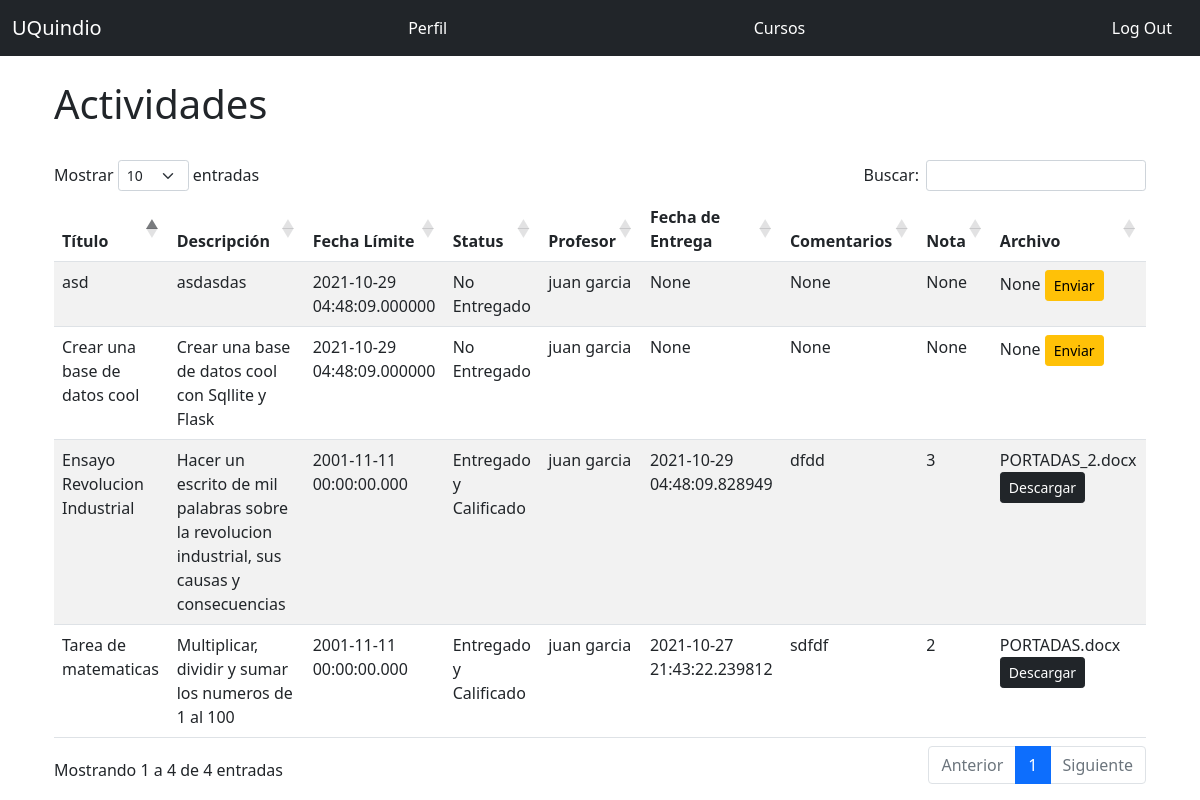
The page /activities/5 (signed in) on the database its author committed.
### app.py (models this page shows, shortened)
class Homework(db.Model):
    __tablename__ = 'homework'
    id = db.Column(db.Integer, primary_key = True)
    title = db.Column(db.String(128))
    description = db.Column(db.Text)
    limit_date = db.Column(db.DateTime, default=datetime.utcnow)
    status = db.Column(db.String)
    student_comment = db.Column(db.Text)
    grade = db.Column(db.DECIMAL(5,2))
    date_sent = db.Column(db.DateTime)
    file_url = db.Column(db.String)
    enrollment_id = db.Column(db.Integer, db.ForeignKey('enrollment.id'))

class Teacher(UserMixin, db.Model):
    __tablename__ = 'teachers'
    id = db.Column(db.Integer, primary_key = True)
    email = db.Column(db.String(64), unique=True, index=True)
    username = db.Column(db.String(64), unique=True, index=True)
    name = db.Column(db.String(64))
    last_name = db.Column(db.String(64))
    cc = db.Column(db.Integer, unique=True, index=True)
    age = db.Column(db.Integer)
    genre = db.Column(db.CHAR)
    password_hash = db.Column(db.String(128))
    role_id = db.Column(db.Integer, db.ForeignKey('roles.id'))
    course_list = db.relationship("Course",uselist=True, backref="teacher",lazy="subquery")
    @property
    def password(self):
        raise AttributeError('password no es un atributo legible')

### app.py (the view)
@app.route('/activities/<int:enrollment_id>', methods=['GET', 'POST'])
@login_required
def activities(enrollment_id):
    result = db.session.execute('Select courses.name As course, teachers.name As teacher_name, teachers.last_name As teacher_last_name, homework.title As homework, enrollment.id As enrollment, homework.description, homework.status, homework.limit_date, homework.student_comment, homework.grade, homework.date_sent, homework.file_url, homework.id From courses Inner Join enrollment On courses.id = enrollment.course_id Inner Join students On students.id = enrollment.student_id Inner Join teachers On teachers.id = courses.teacher_id Inner Join homework On enrollment.id = homework.enrollment_id Where enrollment.id = :val', {'val': enrollment_id})
    return render_template('activities.html', result=result, enrollment_id=enrollment_id)

### app.py (called while the page is built)
@login_manager.user_loader
def load_user(user_id):
    if session['account_type'] == 'Student':
        return User.query.get(int(user_id))
    elif session['account_type'] == 'Teacher':
        return Teacher.query.get(int(user_id))
    elif session['account_type'] == 'Admin':
        return Admin.query.get(int(user_id))
    else:
      return None

### templates/activities.html (shortened to what this page needs)
{% extends "base.html" %}
{% block page_content %}
<div class="page-header">
  <h1>Actividades </h1>
</div>
<br/>
  <table id="data" class="table table-striped">
    <thead>
      <tr>
        <th>Título</th>
        <th>Descripción</th>
        <th>Fecha Límite</th>
        <th>Status</th>
        <th>Profesor</th>
        <th>Fecha de Entrega</th>
        <th>Comentarios</th>
        <th>Nota</th>
        <th>Archivo</th>
      </tr>
    </thead>
    <tbody>
      {% for homework in result %}
        <tr>
          <td>{{ homework.homework }}</td>
          <td>{{ homework.description }}</td>
          <td>{{ homework.limit_date }}</td>
          <td>{{ homework.status }}</td>
          <td>{{ homework.teacher_name }} {{ homework.teacher_last_name }}</td>
          <td>{{ homework.date_sent }}</td>
          <td>{{ homework.student_comment }}</td>
          <td>{{ homework.grade}}</td>
          <td>{{ homework.file_url}} {% if homework.file_url %}
            <a href="{{ url_for('download_file', homework_id=homework.id)}}">
              <span class="btn btn-dark btn-sm">Descargar</span>
            </a>{% endif %}
            {% if homework.status != "Entregado y Calificado" %}
            <a href="{{ url_for('upload', homework_id=homework.id, enrollment_id=enrollment_id) }}">
              <span class="btn btn-warning btn-sm">Enviar</span>
            </a>
            {% endif %}
            </td>
        </tr>
      {% endfor %}
    </tbody>
  </table>
{% endblock %}

### rows shown on the page
Homework: homework "Tarea de matematicas", description "Multiplicar, dividir y sumar los numeros de 1 al 100", limit_date "2001-11-11 00:00:00.000", status "Entregado y Calificado", teacher_name "juan", teacher_last_name "garcia", date_sent "2021-10-27 21:43:22.239812", student_comment "sdfdf", grade "2", file_url "PORTADAS.docx"
Homework: homework "Ensayo Revolucion Industrial", description "Hacer un escrito de mil palabras sobre la revolucion industrial, sus causas y consecuencias", limit_date "2001-11-11 00:00:00.000", status "Entregado y Calificado", teacher_name "juan", teacher_last_name "garcia", date_sent "2021-10-29 04:48:09.828949", student_comment "dfdd", grade "3", file_url "PORTADAS_2.docx"
Homework: homework "Crear una base de datos cool", description "Crear una base de datos cool con Sqllite y Flask", limit_date "2021-10-29 04:48:09.000000", status "No Entregado", teacher_name "juan", teacher_last_name "garcia", date_sent "None", student_comment "None", grade "None", file_url "None"
Homework: homework "asd", description "asdasdas", limit_date "2021-10-29 04:48:09.000000", status "No Entregado", teacher_name "juan", teacher_last_name "garcia", date_sent "None", student_comment "None", grade "None", file_url "None"
